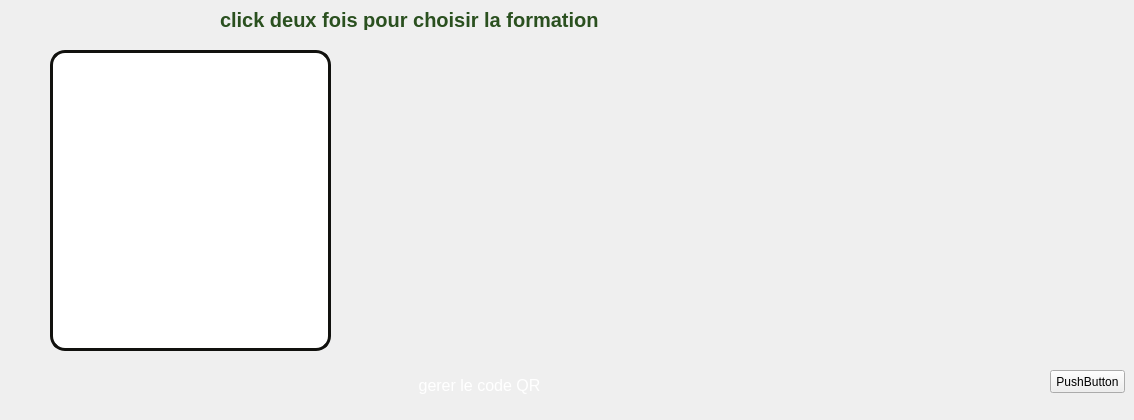
      <widget class="QWidget" name="page_9">
       <widget class="QTableView" name="tableView_19">
        <property name="geometry">
         <rect>
          <x>50</x>
          <y>50</y>
          <width>281</width>
          <height>301</height>
         </rect>
        </property>
        <property name="sizePolicy">
         <sizepolicy hsizetype="Fixed" vsizetype="Fixed">
          <horstretch>0</horstretch>
          <verstretch>0</verstretch>
         </sizepolicy>
        </property>
        <property name="focusPolicy">
         <enum>Qt::NoFocus</enum>
        </property>
        <property name="autoFillBackground">
         <bool>false</bool>
        </property>
        <property name="styleSheet">
         <string notr="true">background:white;
border:3px solid #11110E;
border-radius: 15px 15px 50px 50px;

</string>
        </property>
        <property name="frameShape">
         <enum>QFrame::NoFrame</enum>
        </property>
        <property name="horizontalScrollBarPolicy">
         <enum>Qt::ScrollBarAlwaysOff</enum>
        </property>
        <property name="sizeAdjustPolicy">
         <enum>QAbstractScrollArea::AdjustIgnored</enum>
        </property>
        <property name="editTriggers">
         <set>QAbstractItemView::NoEditTriggers</set>
        </property>
        <property name="tabKeyNavigation">
         <bool>false</bool>
        </property>
        <property name="showDropIndicator" stdset="0">
         <bool>false</bool>
        </property>
        <property name="dragDropOverwriteMode">
         <bool>false</bool>
        </property>
        <property name="alternatingRowColors">
         <bool>true</bool>
        </property>
        <property name="selectionMode">
         <enum>QAbstractItemView::SingleSelection</enum>
        </property>
        <property name="selectionBehavior">
         <enum>QAbstractItemView::SelectRows</enum>
        </property>
        <property name="textElideMode">
         <enum>Qt::ElideNone</enum>
        </property>
        <property name="showGrid">
         <bool>false</bool>
        </property>
        <property name="gridStyle">
         <enum>Qt::NoPen</enum>
        </property>
        <property name="cornerButtonEnabled">
         <bool>false</bool>
        </property>
        <attribute name="horizontalHeaderVisible">
         <bool>false</bool>
        </attribute>
        <attribute name="horizontalHeaderMinimumSectionSize">
         <number>30</number>
        </attribute>
        <attribute name="horizontalHeaderDefaultSectionSize">
         <number>120</number>
        </attribute>
       </widget>
       <widget class="QLineEdit" name="lineEdit_14">
        <property name="geometry">
         <rect>
          <x>180</x>
          <y>190</y>
          <width>113</width>
          <height>20</height>
         </rect>
        </property>
       </widget>
       <widget class="QLineEdit" name="lineEdit_15">
        <property name="geometry">
         <rect>
          <x>180</x>
          <y>250</y>
          <width>113</width>
          <height>20</height>
         </rect>
        </property>
       </widget>
       <widget class="QLineEdit" name="lineEdit_16">
        <property name="geometry">
         <rect>
          <x>170</x>
          <y>150</y>
          <width>113</width>
          <height>20</height>
         </rect>
        </property>
       </widget>
       <widget class="QLineEdit" name="lineEdit_17">
        <property name="geometry">
         <rect>
          <x>190</x>
          <y>240</y>
          <width>113</width>
          <height>20</height>
         </rect>
        </property>
       </widget>
       <widget class="QLineEdit" name="lineEdit_18">
        <property name="geometry">
         <rect>
          <x>170</x>
          <y>80</y>
          <width>113</width>
          <height>20</height>
         </rect>
        </property>
       </widget>
       <widget class="QLineEdit" name="lineEdit_19">
        <property name="geometry">
         <rect>
          <x>180</x>
          <y>290</y>
          <width>113</width>
          <height>20</height>
         </rect>
        </property>
       </widget>
       <widget class="QPushButton" name="pushButton_15">
        <property name="geometry">
         <rect>
          <x>1050</x>
          <y>370</y>
          <width>75</width>
          <height>23</height>
         </rect>
        </property>
        <property name="text">
         <string>PushButton</string>
        </property>
       </widget>
       <widget class="QLabel" name="qr">
        <property name="geometry">
         <rect>
          <x>390</x>
          <y>60</y>
          <width>291</width>
          <height>281</height>
         </rect>
        </property>
        <property name="text">
         <string/>
        </property>
       </widget>
       <widget class="QPushButton" name="pushButton_16">
        <property name="geometry">
         <rect>
          <x>394</x>
          <y>360</y>
          <width>171</width>
          <height>51</height>
         </rect>
        </property>
        <property name="styleSheet">
         <string notr="true">QPushButton
{
    background-color: qlineargradient(spread:pad, x1:0, y1:0, x2:1, y2:1, 
                                      stop:0 #4682B4, stop:1 #87CEEB); /* Dégradé de bleu acier à bleu ciel */
    border: none; /* Suppression de la bordure pour un look épuré */
    border-radius: 15px; /* Bordures arrondies pour un design moderne */
    font-size: 16px; /* Taille de police pour une meilleure lisibilité */
    color: white; /* Texte en blanc pour un bon contraste */
    padding: 12px 24px; /* Espacement interne pour un bouton plus grand et plus confortable */
    box-shadow: 0 5px 15px rgba(0, 0, 128, 0.3); /* Ombre bleue subtile pour un effet 3D léger */
    transition: background-color 0.3s, transform 0.3s; /* Transition pour les effets de survol et de clic */
}

QPushButton:hover
{
    background-color: qlineargradient(spread:pad, x1:0, y1:0, x2:1, y2:1, 
                                      stop:0 #5A9BD5, stop:1 #B0E0E6); /* Dégradé plus clair au survol */
    transform: scale(1.05); /* Légère augmentation de la taille au survol pour un effet interactif */
}

QPushButton:pressed
{
    background-color: qlineargradient(spread:pad, x1:0, y1:0, x2:1, y2:1, 
                                      stop:0 #1E90FF, stop:1 #4682B4); /* Dégradé plus foncé lors du clic */
    transform: scale(0.98); /* Légère réduction de la taille lors du clic pour un effet de pression */
}
</string>
        </property>
        <property name="text">
         <string>gerer le code QR</string>
        </property>
       </widget>
       <widget class="QLabel" name="label_17">
        <property name="geometry">
         <rect>
          <x>220</x>
          <y>10</y>
          <width>411</width>
          <height>20</height>
         </rect>
        </property>
        <property name="styleSheet">
         <string notr="true">color: #2A501F;
font-family: 'Athiti';
font-style: normal;
font-weight: 700;
font-size: 20px;
background-color: none;</string>
        </property>
        <property name="text">
         <string>click deux fois pour choisir la formation </string>
        </property>
       </widget>
       <zorder>lineEdit_17</zorder>
       <zorder>lineEdit_16</zorder>
       <zorder>lineEdit_14</zorder>
       <zorder>lineEdit_18</zorder>
       <zorder>lineEdit_15</zorder>
       <zorder>lineEdit_19</zorder>
       <zorder>tableView_19</zorder>
       <zorder>pushButton_15</zorder>
       <zorder>qr</zorder>
       <zorder>pushButton_16</zorder>
       <zorder>label_17</zorder>
      </widget>
